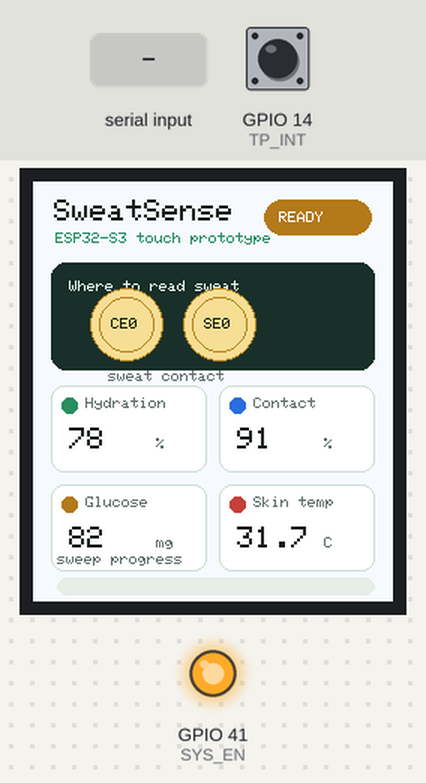
Recording of a program running on a simulated ESP32-S3. On the bench: 240×280 colour display, output pins drawn as LEDs (lit = HIGH). Inputs (shaded band) come from the test bench; at power-on: GPIO 14 (TP_INT) HIGH. Pins used as bus, display or sensor lines are not drawn; what the program prints to the serial monitor is not drawn.

Above: at 1.7 s.
1.8 s: "MEASURE:90\n" received over Serial
At 2.3 s:
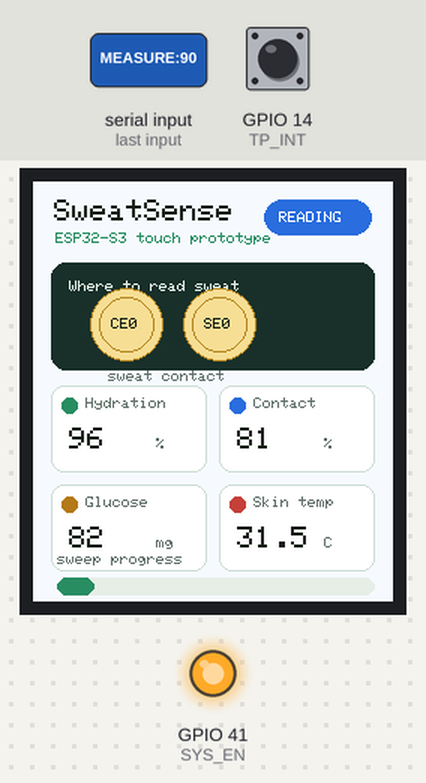
4.8 s: "CHECK\n" received over Serial
At 6.7 s:
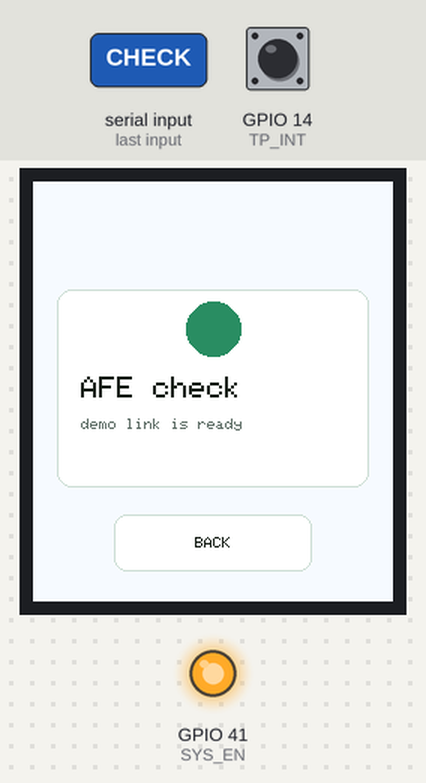
7.5 s: "GLUCOSE\n" received over Serial
At 8.2 s:
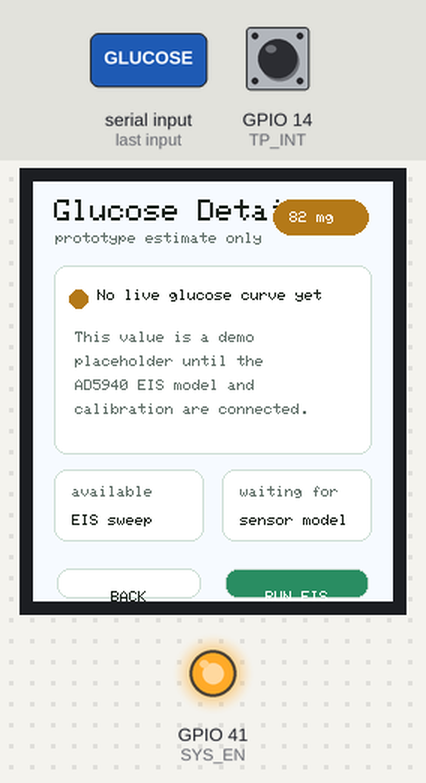
9.1 s: "SWEATUI\n" received over Serial
At 9.6 s:
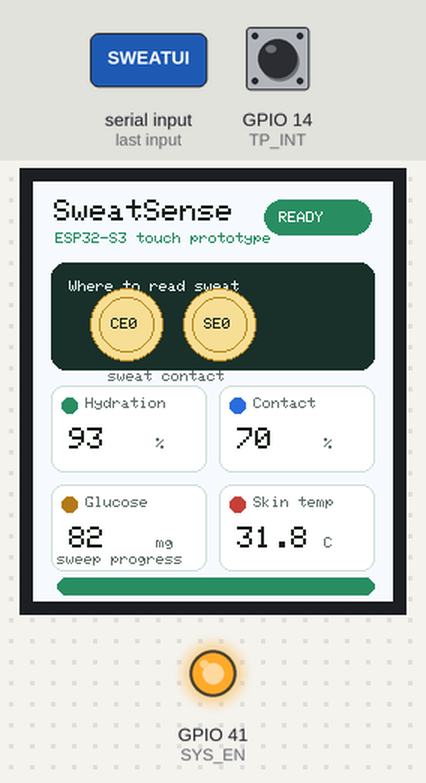
10.7 s: "MEASURE:,45\n" received over Serial
At 11.2 s:
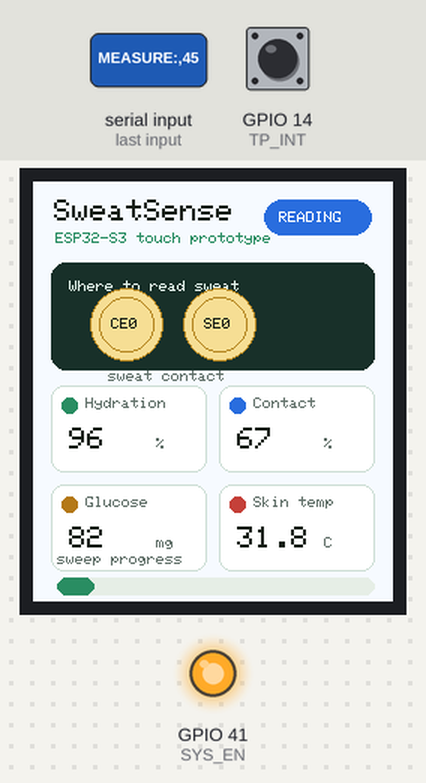
13.7 s: "MEASURE:SAMPLE\n" received over Serial
At 23.3 s:
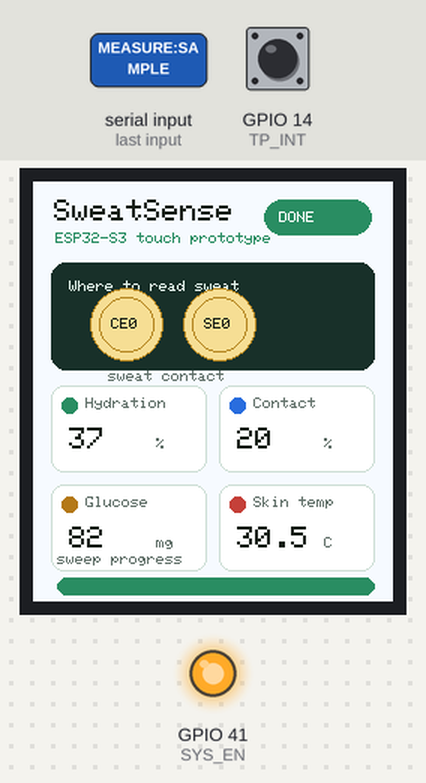
Timing chart, 0 to 24.4 s (numbered marks = the images above; inputs shaded):
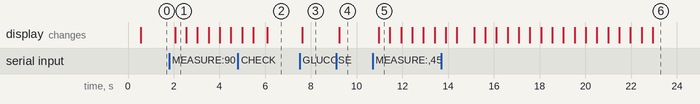

The program:

main.cpp
```cpp
#include <Arduino.h>
#include <Wire.h>
#include <Arduino_GFX_Library.h>

// Off-the-shelf Waveshare ESP32-S3-Touch-LCD-1.69 style pinout.
// Keep all UI code above the sensor layer so it can be moved to the custom PCB later.
static constexpr int LCD_DC = 4;
static constexpr int LCD_CS = 5;
static constexpr int LCD_SCK = 6;
static constexpr int LCD_MOSI = 7;
static constexpr int LCD_RST = 8;
static constexpr int LCD_BL = 15;

static constexpr int TP_SCL = 10;
static constexpr int TP_SDA = 11;
static constexpr int TP_RST = 13;
static constexpr int TP_INT = 14;
static constexpr uint8_t TP_ADDR = 0x15;

static constexpr int SYS_EN = 41;

static constexpr int W = 240;
static constexpr int H = 280;

Arduino_DataBus *bus = new Arduino_ESP32SPI(LCD_DC, LCD_CS, LCD_SCK, LCD_MOSI, GFX_NOT_DEFINED);
Arduino_GFX *gfx = new Arduino_ST7789(bus, LCD_RST, 0, true, W, H, 0, 20, 0, 20);

struct TouchPoint {
  bool down = false;
  int16_t x = 0;
  int16_t y = 0;
};

struct SweatState {
  int hydration = 78;
  int contact = 91;
  int glucose = 82;
  float tempC = 31.7f;
  int progress = 0;
  bool measuring = false;
  bool afeLinked = false;
  uint32_t lastReadMs = 0;
  String status = "READY";
};

enum class Screen {
  Home,
  Controls,
  Message,
  GlucoseDetail,
};

SweatState sweat;
String serialInput;
bool stopRequested = false;
Screen activeScreen = Screen::Home;

static uint16_t rgb(uint8_t r, uint8_t g, uint8_t b) {
  return ((r & 0xF8) << 8) | ((g & 0xFC) << 3) | (b >> 3);
}

static const uint16_t C_BG = rgb(247, 250, 248);
static const uint16_t C_PANEL = rgb(255, 255, 255);
static const uint16_t C_LINE = rgb(207, 220, 211);
static const uint16_t C_TEXT = rgb(24, 32, 28);
static const uint16_t C_MUTED = rgb(101, 115, 106);
static const uint16_t C_GREEN = rgb(47, 143, 98);
static const uint16_t C_BLUE = rgb(45, 108, 223);
static const uint16_t C_AMBER = rgb(183, 121, 31);
static const uint16_t C_RED = rgb(194, 65, 59);
static const uint16_t C_DARK = rgb(31, 49, 41);

static void drawText(const String &text, int x, int y, uint16_t color, uint8_t size = 1) {
  gfx->setTextColor(color);
  gfx->setTextSize(size);
  gfx->setCursor(x, y);
  gfx->print(text);
}

static void fillRoundRect(int x, int y, int w, int h, int r, uint16_t color) {
  gfx->fillRoundRect(x, y, w, h, r, color);
}

static void drawRoundRect(int x, int y, int w, int h, int r, uint16_t color) {
  gfx->drawRoundRect(x, y, w, h, r, color);
}

static void drawButton(int x, int y, int w, int h, const char *label, uint16_t fill, uint16_t text = C_TEXT) {
  fillRoundRect(x, y, w, h, 8, fill);
  drawRoundRect(x, y, w, h, 8, C_LINE);
  int tx = x + (w - (int)strlen(label) * 6) / 2;
  drawText(label, max(x + 6, tx), y + 15, text);
}

static void drawMetricCard(int x, int y, int w, const char *label, const String &value, const char *unit, uint16_t accent) {
  fillRoundRect(x, y, w, 58, 8, C_PANEL);
  drawRoundRect(x, y, w, 58, 8, C_LINE);
  gfx->fillCircle(x + 12, y + 13, 5, accent);
  drawText(label, x + 23, y + 8, C_MUTED);
  drawText(value, x + 12, y + 28, C_TEXT, 2);
  drawText(unit, x + w - 34, y + 35, C_MUTED);
}

static void drawProgress(int x, int y, int w, int value) {
  fillRoundRect(x, y, w, 12, 6, rgb(228, 238, 231));
  int fill = map(constrain(value, 0, 100), 0, 100, 0, w);
  fillRoundRect(x, y, fill, 12, 6, C_GREEN);
}

static void drawElectrodes(int x, int y) {
  gfx->fillCircle(x, y, 24, rgb(247, 221, 144));
  gfx->drawCircle(x, y, 24, rgb(178, 132, 38));
  gfx->drawCircle(x, y, 18, rgb(178, 132, 38));
  gfx->fillCircle(x + 62, y, 24, rgb(247, 221, 144));
  gfx->drawCircle(x + 62, y, 24, rgb(178, 132, 38));
  gfx->drawCircle(x + 62, y, 18, rgb(178, 132, 38));
  drawText("CE0", x - 10, y - 4, C_TEXT);
  drawText("SE0", x + 52, y - 4, C_TEXT);
  drawText("sweat contact", x - 12, y + 31, C_MUTED);
}

static void drawHome() {
  activeScreen = Screen::Home;
  gfx->fillScreen(C_BG);

  drawText("SweatSense", 14, 12, C_TEXT, 2);
  drawText("ESP32-S3 touch prototype", 15, 34, C_GREEN);

  uint16_t statusColor = sweat.measuring ? C_BLUE : (sweat.afeLinked ? C_GREEN : C_AMBER);
  fillRoundRect(154, 12, 72, 24, 12, statusColor);
  drawText(sweat.measuring ? "READING" : sweat.status, 164, 20, rgb(255, 255, 255));

  fillRoundRect(12, 54, 216, 72, 10, C_DARK);
  drawText("Where to read sweat", 24, 66, rgb(230, 247, 236));
  drawElectrodes(62, 95);

  drawMetricCard(12, 136, 104, "Hydration", String(sweat.hydration), "%", C_GREEN);
  drawMetricCard(124, 136, 104, "Contact", String(sweat.contact), "%", C_BLUE);
  drawMetricCard(12, 202, 104, "Glucose", String(sweat.glucose), "mg", C_AMBER);
  drawMetricCard(124, 202, 104, "Skin temp", String(sweat.tempC, 1), "C", C_RED);

  drawProgress(16, 264, 212, sweat.progress);
  drawText("sweep progress", 16, 248, C_MUTED);
}

static void drawControls() {
  activeScreen = Screen::Controls;
  gfx->fillScreen(C_BG);
  drawText("Board Controls", 14, 12, C_TEXT, 2);
  drawText("Tap an action", 15, 34, C_MUTED);
  drawButton(16, 62, 208, 46, "FAST READ", C_GREEN, rgb(255, 255, 255));
  drawButton(16, 118, 208, 46, "CHECK AFE", C_BLUE, rgb(255, 255, 255));
  drawButton(16, 174, 208, 46, "STATUS", C_PANEL);
  drawButton(16, 230, 208, 36, "BACK", C_PANEL);
}

static void drawMessage(const String &title, const String &body, uint16_t color) {
  activeScreen = Screen::Message;
  gfx->fillScreen(C_BG);
  fillRoundRect(16, 72, 208, 132, 10, C_PANEL);
  drawRoundRect(16, 72, 208, 132, 10, C_LINE);
  gfx->fillCircle(120, 98, 18, color);
  drawText(title, 32, 130, C_TEXT, 2);
  drawText(body, 32, 158, C_MUTED);
  drawButton(54, 222, 132, 38, "BACK", C_PANEL);
}

static void drawGlucoseDetail() {
  activeScreen = Screen::GlucoseDetail;
  gfx->fillScreen(C_BG);

  drawText("Glucose Detail", 14, 12, C_TEXT, 2);
  drawText("prototype estimate only", 15, 34, C_MUTED);
  fillRoundRect(160, 12, 64, 24, 12, C_AMBER);
  drawText(String(sweat.glucose) + " mg", 171, 20, rgb(255, 255, 255));

  fillRoundRect(14, 56, 212, 126, 8, C_PANEL);
  drawRoundRect(14, 56, 212, 126, 8, C_LINE);
  gfx->fillCircle(30, 78, 6, C_AMBER);
  drawText("No live glucose curve yet", 43, 72, C_TEXT);
  drawText("This value is a demo", 28, 100, C_MUTED);
  drawText("placeholder until the", 28, 116, C_MUTED);
  drawText("AD5940 EIS model and", 28, 132, C_MUTED);
  drawText("calibration are connected.", 28, 148, C_MUTED);

  fillRoundRect(14, 192, 100, 48, 8, C_PANEL);
  drawRoundRect(14, 192, 100, 48, 8, C_LINE);
  drawText("available", 26, 203, C_MUTED);
  drawText("EIS sweep", 26, 222, C_TEXT);

  fillRoundRect(126, 192, 100, 48, 8, C_PANEL);
  drawRoundRect(126, 192, 100, 48, 8, C_LINE);
  drawText("waiting for", 138, 203, C_MUTED);
  drawText("sensor model", 138, 222, C_TEXT);

  drawButton(16, 258, 96, 20, "BACK", C_PANEL);
  drawButton(128, 258, 96, 20, "RUN EIS", C_GREEN, rgb(255, 255, 255));
}

static bool readTouch(TouchPoint &p) {
  p.down = false;
  if (digitalRead(TP_INT) == HIGH) return false;

  Wire.beginTransmission(TP_ADDR);
  Wire.write(0x02);
  if (Wire.endTransmission(false) != 0) return false;
  if (Wire.requestFrom((int)TP_ADDR, 5) != 5) return false;

  uint8_t fingers = Wire.read();
  uint8_t xh = Wire.read();
  uint8_t xl = Wire.read();
  uint8_t yh = Wire.read();
  uint8_t yl = Wire.read();
  if ((fingers & 0x0F) == 0) return false;

  p.x = ((xh & 0x0F) << 8) | xl;
  p.y = ((yh & 0x0F) << 8) | yl;
  p.down = p.x >= 0 && p.x < W && p.y >= 0 && p.y < H;
  return p.down;
}

static void printStatus() {
  Serial.println();
  Serial.println("=== STATUS ===");
  Serial.println("Board: off-the-shelf ESP32-S3 Touch LCD UI");
  Serial.println("Display: ST7789 240x280");
  Serial.println("Touch: CST816T on I2C address 0x15");
  Serial.print("Hydration: ");
  Serial.print(sweat.hydration);
  Serial.println("%");
  Serial.print("Contact: ");
  Serial.print(sweat.contact);
  Serial.println("%");
  Serial.print("Glucose placeholder: ");
  Serial.print(sweat.glucose);
  Serial.println(" mg/dL demo estimate");
  Serial.println("================");
  Serial.println();
}

static void printCheck() {
  sweat.afeLinked = true;
  sweat.status = "AFE OK";
  Serial.println("AD5940 CHIPID read: 0x4144");
  Serial.println("-> AD5940 appears connected");
  drawMessage("AFE check", "demo link is ready", C_GREEN);
}

static void runPresentationSweep(float startHz, float endHz, int points, float amplitudeMv) {
  stopRequested = false;
  sweat.measuring = true;
  sweat.progress = 0;
  sweat.status = "READ";
  activeScreen = Screen::Home;
  drawHome();

  float high = max(startHz, endHz);
  float low = max(1.0f, min(startHz, endHz));
  points = constrain(points, 3, 28);

  Serial.println();
  Serial.println("=== Starting Measurement ===");
  Serial.println("Running frequency sweep...");
  Serial.println("=== EIS DATA CSV ===");
  Serial.println("Frequency(Hz),Real(Ohm),Imaginary(Ohm),Magnitude(Ohm),Phase(Degrees)");

  float lastMag = 0;
  float firstMag = 0;
  float lastPhase = 0;

  for (int i = 0; i < points; i++) {
    if (stopRequested) break;
    float u = points == 1 ? 0.0f : (float)i / (float)(points - 1);
    float freq = powf(10.0f, log10f(high) + (log10f(low) - log10f(high)) * u);
    float contactWave = 0.72f + 0.18f * sinf((float)millis() / 1200.0f + i * 0.54f);
    float real = 305.0f + 82.0f * log10f(high / freq + 1.0f) + amplitudeMv * 0.016f * sinf(i);
    float imag = -35.0f - 100.0f * contactWave * sqrtf(1000.0f / max(freq, 1.0f));
    float mag = sqrtf(real * real + imag * imag);
    float phase = atan2f(imag, real) * 180.0f / PI;
    if (i == 0) firstMag = mag;
    lastMag = mag;
    lastPhase = phase;

    Serial.printf("%.2f,%.2f,%.2f,%.2f,%.2f\n", freq, real, imag, mag, phase);

    sweat.progress = map(i + 1, 0, points, 0, 100);
    sweat.contact = constrain((int)(100.0f - fabsf(phase) * 1.7f), 20, 99);
    sweat.hydration = constrain((int)(100.0f - ((mag / max(firstMag, 1.0f)) - 1.0f) * 28.0f), 25, 96);
    sweat.tempC = 31.2f + 0.7f * sinf((float)millis() / 5000.0f);
    drawHome();
    delay(360);
  }

  sweat.measuring = false;
  sweat.lastReadMs = millis();
  sweat.progress = 100;
  sweat.status = stopRequested ? "STOP" : "DONE";
  if (lastMag > 0) {
    sweat.contact = constrain((int)(100.0f - fabsf(lastPhase) * 1.7f), 20, 99);
  }
  drawHome();

  if (stopRequested) Serial.println("=== Sweep ABORTED - partial data follows ===");
  Serial.println("=== END CSV ===");
  Serial.println("Rct: 127000.00 Ohm");
  Serial.println("Rs: 150.00 Ohm");
  Serial.println("=== Measurement Complete ===");
  Serial.println("Ready for next measurement.");
  Serial.println();
}

static float parseField(const String &body, int wanted, float fallback) {
  int field = 0;
  int start = 0;
  for (int i = 0; i <= body.length(); i++) {
    if (i == body.length() || body[i] == ',') {
      if (field == wanted) {
        String piece = body.substring(start, i);
        piece.trim();
        return piece.length() ? piece.toFloat() : fallback;
      }
      field++;
      start = i + 1;
    }
  }
  return fallback;
}

static void handleCommand(String command) {
  command.trim();
  if (!command.length()) return;
  String upper = command;
  upper.toUpperCase();

  if (upper == "STOP") {
    stopRequested = true;
    Serial.println("STOP received - sweep abort requested.");
    return;
  }

  if (upper == "STATUS") {
    printStatus();
    return;
  }

  if (upper == "CHECK") {
    printCheck();
    return;
  }

  if (upper == "GLUCOSE" || upper == "GRAPH:GLUCOSE") {
    drawGlucoseDetail();
    Serial.println("Glucose detail opened: placeholder estimate; no validated glucose curve yet.");
    return;
  }

  if (upper.startsWith("SWEATUI")) {
    sweat.status = "READY";
    activeScreen = Screen::Home;
    drawHome();
    Serial.println("SWEATUI dashboard updated.");
    return;
  }

  if (upper == "MEASURE:SAMPLE" || upper == "MEASURE:DEFAULT") {
    runPresentationSweep(10000.0f, 10.0f, 16, 150.0f);
    return;
  }

  if (upper.startsWith("MEASURE:")) {
    String body = command.substring(command.indexOf(':') + 1);
    float startHz = parseField(body, 1, 10000.0f);
    float endHz = parseField(body, 2, 1000.0f);
    int ppd = (int)parseField(body, 3, 2.0f);
    float amplitudeMv = parseField(body, 13, 150.0f);
    int points = constrain(ppd * 4, 4, 24);
    runPresentationSweep(startHz, endHz, points, amplitudeMv);
    return;
  }

  if (upper == "HELP" || upper == "?") {
    Serial.println("Commands: STATUS, CHECK, GLUCOSE, MEASURE:SAMPLE, MEASURE:<params>, SWEATUI:<values>, STOP");
    return;
  }

  Serial.print("Unknown command: ");
  Serial.println(command);
}

static void handleTouch(const TouchPoint &tp) {
  if (!tp.down || sweat.measuring) return;

  if (activeScreen == Screen::GlucoseDetail) {
    if (tp.y >= 250 && tp.x < 120) {
      activeScreen = Screen::Home;
      drawHome();
    } else if (tp.y >= 250 && tp.x >= 120) {
      runPresentationSweep(10000.0f, 1000.0f, 8, 150.0f);
    } else {
      drawGlucoseDetail();
    }
    return;
  }

  if (activeScreen == Screen::Controls) {
    if (tp.y >= 62 && tp.y < 108) {
      runPresentationSweep(10000.0f, 1000.0f, 8, 150.0f);
    } else if (tp.y >= 118 && tp.y < 164) {
      printCheck();
    } else if (tp.y >= 174 && tp.y < 220) {
      printStatus();
      drawMessage("Status", "USB serial is ready", C_BLUE);
    } else if (tp.y >= 230) {
      activeScreen = Screen::Home;
      drawHome();
    }
    return;
  }

  if (activeScreen == Screen::Message) {
    activeScreen = Screen::Home;
    drawHome();
    return;
  }

  if (tp.y < 132) {
    runPresentationSweep(10000.0f, 1000.0f, 8, 150.0f);
  } else if (tp.y > 230) {
    drawControls();
  } else if (tp.x < 120 && tp.y < 200) {
    runPresentationSweep(10000.0f, 1000.0f, 8, 150.0f);
  } else if (tp.x >= 120 && tp.y < 200) {
    printCheck();
  } else if (tp.x < 120) {
    drawGlucoseDetail();
  } else {
    sweat.status = "READY";
    activeScreen = Screen::Home;
    drawHome();
  }
}

void setup() {
  pinMode(SYS_EN, OUTPUT);
  digitalWrite(SYS_EN, HIGH);
  pinMode(LCD_BL, OUTPUT);
  digitalWrite(LCD_BL, HIGH);
  pinMode(TP_RST, OUTPUT);
  pinMode(TP_INT, INPUT_PULLUP);

  Serial.begin(115200);
  delay(200);

  digitalWrite(TP_RST, LOW);
  delay(20);
  digitalWrite(TP_RST, HIGH);
  delay(100);

  Wire.begin(TP_SDA, TP_SCL);
  Wire.setClock(400000);

  if (!gfx->begin()) {
    Serial.println("Display init failed.");
  }
  gfx->setRotation(0);
  activeScreen = Screen::Home;
  drawHome();

  Serial.println();
  Serial.println("=== SweatSense Touch UI ===");
  Serial.println("System ready! Tap screen or type HELP.");
}

void loop() {
  while (Serial.available()) {
    char c = (char)Serial.read();
    if (c == '\n' || c == '\r') {
      handleCommand(serialInput);
      serialInput = "";
    } else {
      serialInput += c;
    }
  }

  static uint32_t lastTouchMs = 0;
  if (millis() - lastTouchMs > 180) {
    TouchPoint tp;
    if (readTouch(tp)) {
      lastTouchMs = millis();
      handleTouch(tp);
    }
  }
}
```

Measured:
- after the input at 1.8 s, the display: changes after 0.26 s (image 1)
- after the input at 7.5 s, the display: changes after 0.12 s (image 3)
- after the input at 9.1 s, the display: changes after 0.13 s (image 4)
- after the input at 10.7 s, the display: changes after 0.27 s (image 5)
- what the display in image 1 shows lasts 0.5 s, from 2.1 s to 2.6 s
